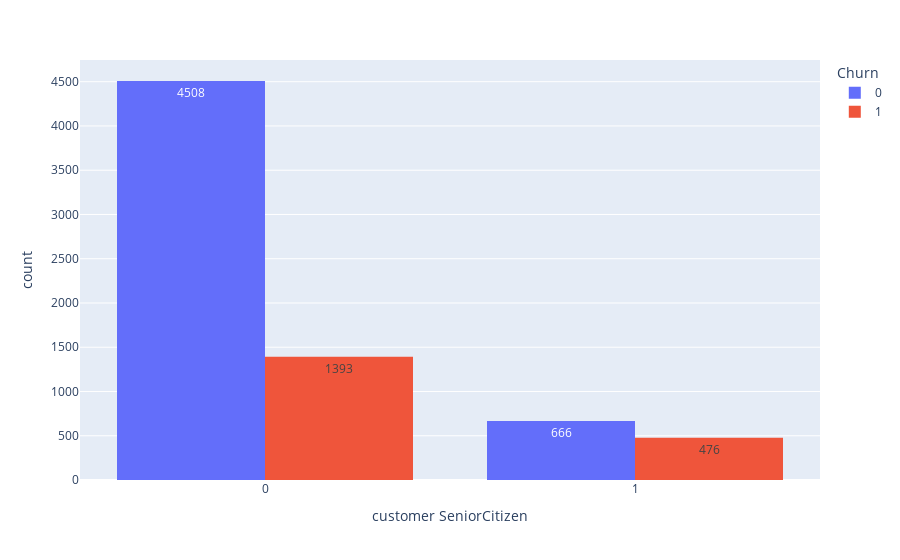

Write notebook code for a chart like this one.
### Code cell
px.histogram(dados, x = 'customer SeniorCitizen', text_auto = True, color = 'Churn', barmode = 'group')

### Figure 1 — Plotly figure (JSON) as saved in the notebook; plotly's stock layout.template omitted (floating-point values rounded to 4 significant figures; data arrays with more than 128 entries replaced by an {"elided": "..."} marker saying what was removed)
{"data": [{"alignmentgroup": "True", "bingroup": "x", "hovertemplate": "Churn=0<br>customer SeniorCitizen=%{x}<br>count=%{y}<extra></extra>", "legendgroup": "0", "marker": {"color": "#636efa", "pattern": {"shape": ""}}, "name": "0", "offsetgroup": "0", "orientation": "v", "showlegend": true, "texttemplate": "%{value}", "type": "histogram", "x": {"elided": "5174 int values"}, "xaxis": "x", "yaxis": "y"}, {"alignmentgroup": "True", "bingroup": "x", "hovertemplate": "Churn=1<br>customer SeniorCitizen=%{x}<br>count=%{y}<extra></extra>", "legendgroup": "1", "marker": {"color": "#EF553B", "pattern": {"shape": ""}}, "name": "1", "offsetgroup": "1", "orientation": "v", "showlegend": true, "texttemplate": "%{value}", "type": "histogram", "x": {"elided": "1869 int values"}, "xaxis": "x", "yaxis": "y"}], "layout": {"barmode": "group", "legend": {"title": {"text": "Churn"}, "tracegroupgap": 0}, "margin": {"t": 60}, "xaxis": {"anchor": "y", "domain": [0, 1], "title": {"text": "customer SeniorCitizen"}}, "yaxis": {"anchor": "x", "domain": [0, 1], "title": {"text": "count"}}}}
